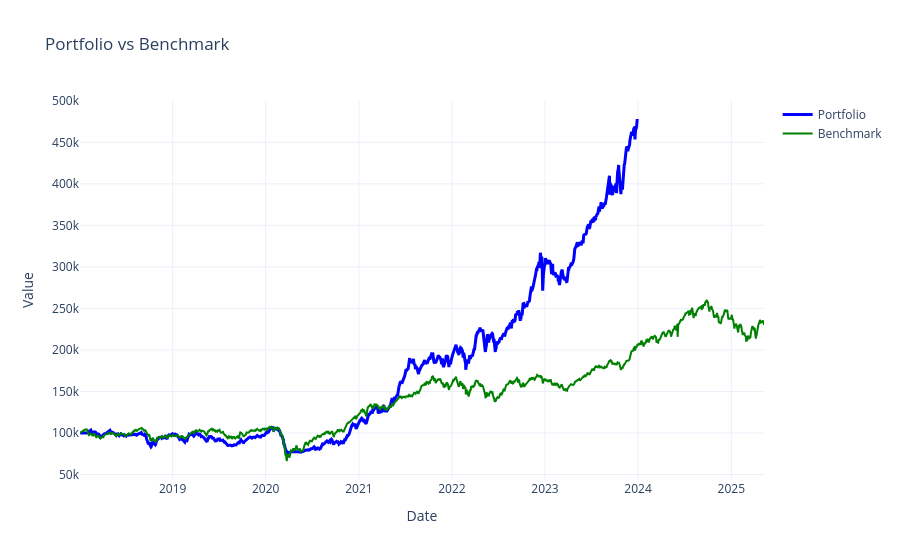

Write notebook code for a chart like this one.
### Code cell
import plotly.graph_objects as go
import plotly.io as pio
benchmark_df = pd.read_csv('src/benchmark.csv', index_col=0, parse_dates=True)
benchmark_df=benchmark_df[START_DATE:END_DATE]#HERE ALSO IF UPDATED DATE IN "backtest()"
no_of_stocks = 100000 / benchmark_df['close'].iloc[0]
benchmark_df['close'] = benchmark_df['close'] * no_of_stocks
stats_eq = pf.stats()
eq_curve = pf.value()
eq_curve=eq_curve[START_DATE:END_DATE]
fig = go.Figure()

fig.add_trace(go.Scatter(
    x=eq_curve.index,
    y=eq_curve.values,
    mode='lines',
    name='Portfolio',
    line=dict(color='blue', width=3)
))
fig.add_trace(go.Scatter(
    x=benchmark_df.index,
    y=benchmark_df.iloc[:, 0],  # assumes benchmark is in first column
    mode='lines',
    name='Benchmark',
    line=dict(color='green', width=2)
))
fig.update_layout(
    title='Portfolio vs Benchmark',
    xaxis_title='Date',
    yaxis_title='Value',
    template='plotly_white'
)

fig.show()

### Figure 1 — Plotly figure (JSON) as saved in the notebook; plotly's stock layout.template omitted (floating-point values rounded to 4 significant figures; data arrays with more than 128 entries replaced by an {"elided": "..."} marker saying what was removed)
{"data": [{"line": {"color": "blue", "width": 3}, "mode": "lines", "name": "Portfolio", "type": "scatter", "x": {"elided": "1483 str values"}, "y": {"elided": "1483 float values"}}, {"line": {"color": "green", "width": 2}, "mode": "lines", "name": "Benchmark", "type": "scatter", "x": {"elided": "1819 str values"}, "y": {"elided": "1819 float values"}}], "layout": {"title": {"text": "Portfolio vs Benchmark"}, "xaxis": {"title": {"text": "Date"}}, "yaxis": {"title": {"text": "Value"}}}}
